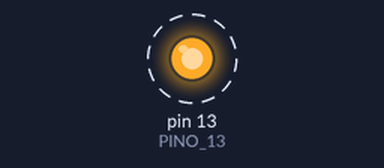
The sketch below on a simulated Arduino Uno, built with avr-gcc and run on an emulated ATmega328P. Parts: output pins drawn as LEDs (lit = HIGH). Dashed ring = blinking.

Above: at 0.2 s.
Timing chart, 0 to 3.0 s (numbered marks = the images above):
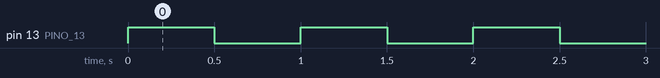

The sketch:

led_pino_13.ino
```cpp
/*
  PNO CONECTADOS NA PLACA
*/
const int PINO_13 = 13;

// Intervalo de atualização  DE 0,5 S
int intervalo = 500;

void setup() {
  pinMode(PINO_13, OUTPUT);
}

void loop() {
  digitalWrite(PINO_13, HIGH);
  delay(intervalo);
  digitalWrite(PINO_13, LOW);
  delay(intervalo);
}
```

Measured:
- by itself, pin 13 (PINO_13): alternates HIGH for 0.50 s and LOW for 0.50 s
